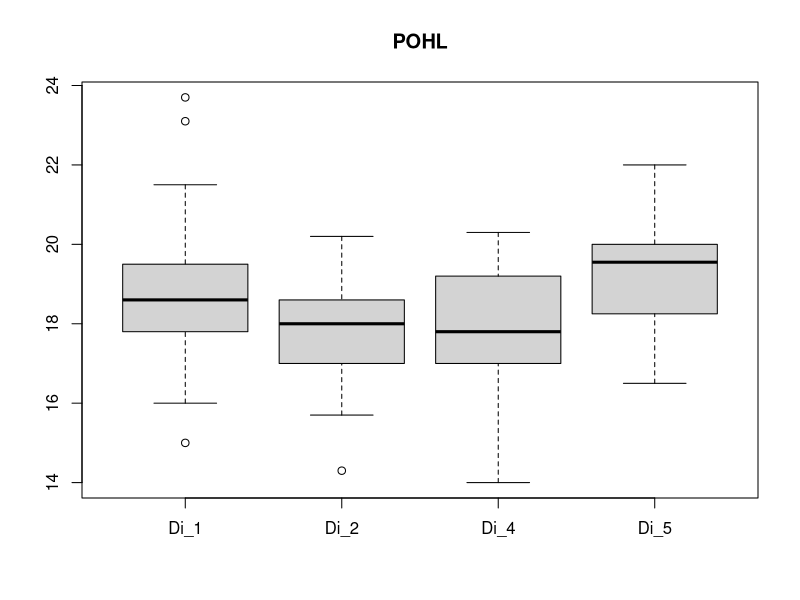

Write R code to recreate this figure.
Di_1 <- c(23.1,19.0,18.4,19.9,16.5,19.0,18.0,17.8,19.1,17.8,18.2,17.5,18.3,19.2,15.0,20.7,18.6,16.0,21.4,19.0,18.4,20.7,19.5,17.5,19.8,17.4,23.7,17.6,18.2,21.5,21.3,17.9,17.7,19.2,18.0,18.6,16.8,18.7,18.9,17.9,17.3,21.2,18.7,17.5,20.7,20.9,17.9,18.6,16.1,18.7)
Di_2 <- c(16.6,17.2,19.6,15.8,17.2,15.7,20.2,19.1,17.0,14.3,17.9,18.7,18.3,17.2,16.5,19.3,16.9,18.3,19.6,18.1,19.6,17.0,15.9,18.3,18.0,17.6,17.5,17.0,18.1,18.0,19.2,17.4,15.7,18.3,18.5,19.2,18.3,16.5,18.8,16.2,18.2,19.0,17.2,17.6,17.5,17.6,19.2,16.4,20.2,18.4,18.0)
Di_4 <- c(18.1,18.6,16.8,19.2,20.0,19.7,19.5,17.6,17.9,17.7,17.7,18.6,15.8,17.7,16.4,14.0,16.3,17.8,19.2,18.0,17.4,20.2,17.7,18.5,17.0,18.8,16.2,16.6,16.5,16.8,20.3,15.9,19.6,18.4,19.5,17.1,19.4,17.3,17.6,15.9,17.5,18.6,19.9,18.0,19.7,18.4,16.8,17.3,17.0,20.2,19.2,17.8,20.2,16.8)
Di_5 <- c(20.3,19.7,22.0,18.9,19.8,17.9,20.0,19.4,17.7,18.7,18.4,20.0,21.8,18.1,19.7,16.5,19.7,19.1,20.1,17.5)
svg(filename = 'morpho_data/boxplotPOHL.svg')
boxplot(Di_1, Di_2, Di_4, Di_5, names = c('Di_1', 'Di_2', 'Di_4', 'Di_5'), main = 'POHL')
dev.off()
